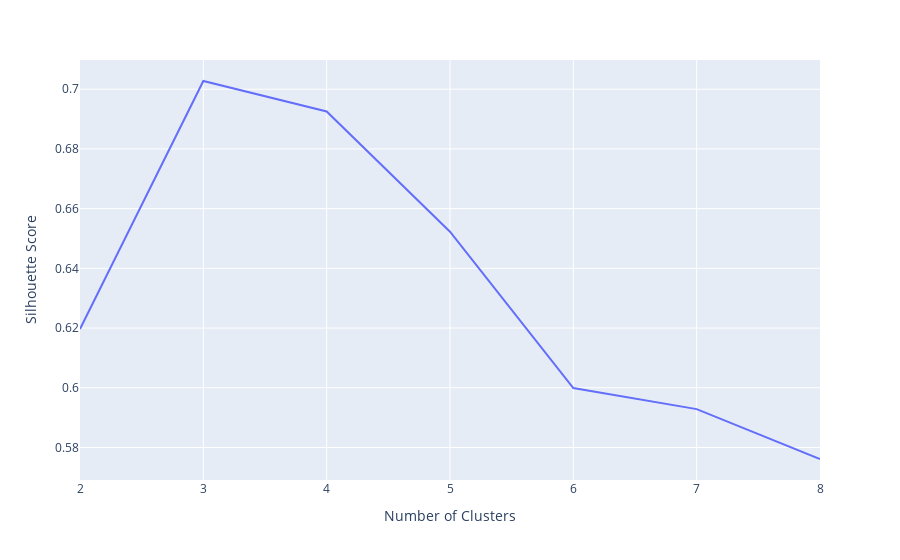

Here is the notebook cell this chart was saved with:
### Code cell
# Silhouette Score

range_n_clusters = [2, 3, 4, 5, 6, 7, 8]

s_cluster = 0
max_score = 0

results_sil = {}

for num_clusters in range_n_clusters:
    
    # intialise kmeans
    kmeans = KMeans(n_clusters=num_clusters, max_iter=50)
    kmeans.fit(dataPlot)
    
    cluster_labels = kmeans.labels_

    # silhouette score
    silhouette_avg = silhouette_score(dataPlot, cluster_labels)

    results_sil.update({num_clusters: silhouette_avg})

    if silhouette_avg > max_score:
      max_score = silhouette_avg
      s_cluster = num_clusters

#Visualize
fig_silhouette = px.line( x= list(results_sil.keys()), y=list(results_sil.values()), labels={'x' :'Number of Clusters', 'y' :'Silhouette Score'})
fig_silhouette

# sil_cluster = "Optimal Cluster = {}, with {} score.".format(s_cluster, max_score)

### Figure 1 — Plotly figure (JSON) as saved in the notebook; plotly's stock layout.template omitted (floating-point values rounded to 4 significant figures)
{"data": [{"hovertemplate": "Number of Clusters=%{x}<br>Silhouette Score=%{y}<extra></extra>", "legendgroup": "", "line": {"color": "#636efa", "dash": "solid"}, "marker": {"symbol": "circle"}, "mode": "lines", "name": "", "orientation": "v", "showlegend": false, "type": "scatter", "x": [2, 3, 4, 5, 6, 7, 8], "xaxis": "x", "y": [0.6197, 0.7028, 0.6925, 0.6523, 0.5999, 0.5928, 0.5761], "yaxis": "y"}], "layout": {"legend": {"tracegroupgap": 0}, "margin": {"t": 60}, "xaxis": {"anchor": "y", "domain": [0, 1], "title": {"text": "Number of Clusters"}}, "yaxis": {"anchor": "x", "domain": [0, 1], "title": {"text": "Silhouette Score"}}}}
